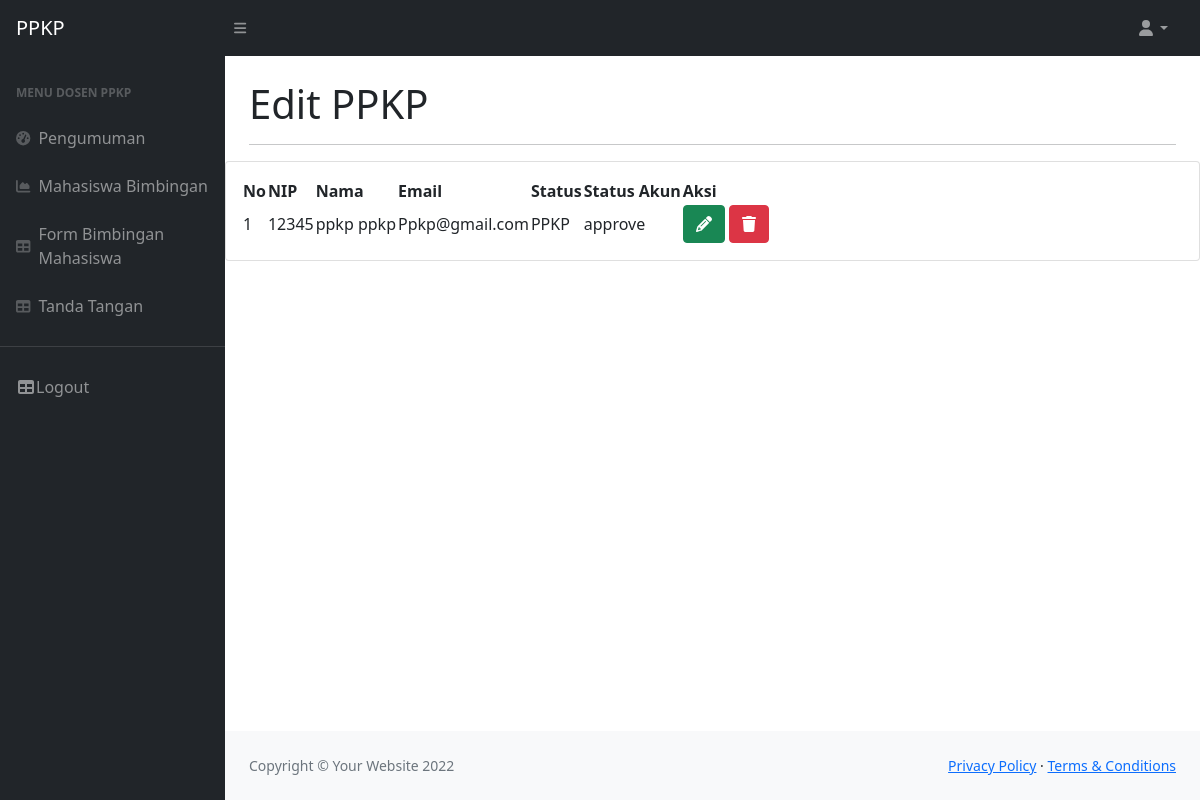
Screenshot of /Editing-ppkp.php with the database file from the repository.
### tables this page shows
CREATE TABLE `ppkp` (
  `id` int(11) NOT NULL,
  `id_user` int(11) NOT NULL,
  `nip` varchar(50) NOT NULL,
  `nama` varchar(200) NOT NULL,
  `email` varchar(50) NOT NULL,
  `status` varchar(50) NOT NULL,
  `status_akun` varchar(50) NOT NULL DEFAULT 'RequestLogin'
);

### Editing-ppkp.php (the view, shortened to what this page needs)
<!DOCTYPE html>
<html lang="en">
    <head>
        <link href="https://cdn.jsdelivr.net/npm/simple-datatables@latest/dist/style.css" rel="stylesheet" />
        <link href="css/styles.css" rel="stylesheet" />
        <link href="vendor/fontawesome-free/css/all.min.css" rel="stylesheet" type="text/css">
    </head>
    <body class="sb-nav-fixed">
    <?php
        require('_partial/navbar.php');
            require('_partial/sidebar.php');
            ?>
                <main>
                    <div class="container-fluid px-4">
                        <h1 class="mt-4">Edit PPKP</h1>
                        <hr>
                    </div>
                    <div class="card mb-4">
                            <div class="card-body">
                                <table id="datatablesSimple">
                                    <thead>
                                        <tr>
                                            <th>No</th>
                                            <th>NIP</th>
                                            <th>Nama </th>
                                            <th>Email</th>
                                            <th>Status</th>
                                            <th>Status Akun</th>
                                            <th>Aksi</th>
                                        </tr>
                                    </thead>
                                    <tbody>
                                    <?php
                       $no=1;
                          $sql = 'SELECT * from PPKP';
                          $query = mysqli_query($koneksi, $sql);
                             while ($row = mysqli_fetch_array($query))
                                {
                                 ?>
                                  <tr>
                                  <td>
                                    <?= $no++;?></td>
                                      <td><?= $row['nip']; ?></td>
                                      <td><?= $row['nama'];?></td>
                                      <td><?= $row['email'];?></td>
                                      <td><?= $row['status'];?></td>
                                      <td><?= $row['status_akun'];?></td>
                                      <td><a class="btn btn-success" data-toggle="modal" data-target="#modal<?php echo $row['id'];?>"><i class="fa fa-pencil"></i></a>
                                      <a href="delete/delete-ppkp.php?hal=delete&id=<?= $row['id'];?>"
                                      class='btn btn-danger p-auto' onclick="return confirm('Data ini akan terhapus anda yakin?');"><i
                                         class='fa fa-trash'></i></a>
                                    </td>
                                  </tr>
                          <?php
                            }
                            ?>
                                    </tbody>
                                </table>
                            </div>
                        </div>
                </main>
                <?php
                require('_partial/footer.php')
                ?>
    </body>
</html>

### rows the page displays
ppkp: nip "12345", nama "ppkp ppkp", email "Ppkp@gmail.com", status "PPKP", status_akun "approve"
